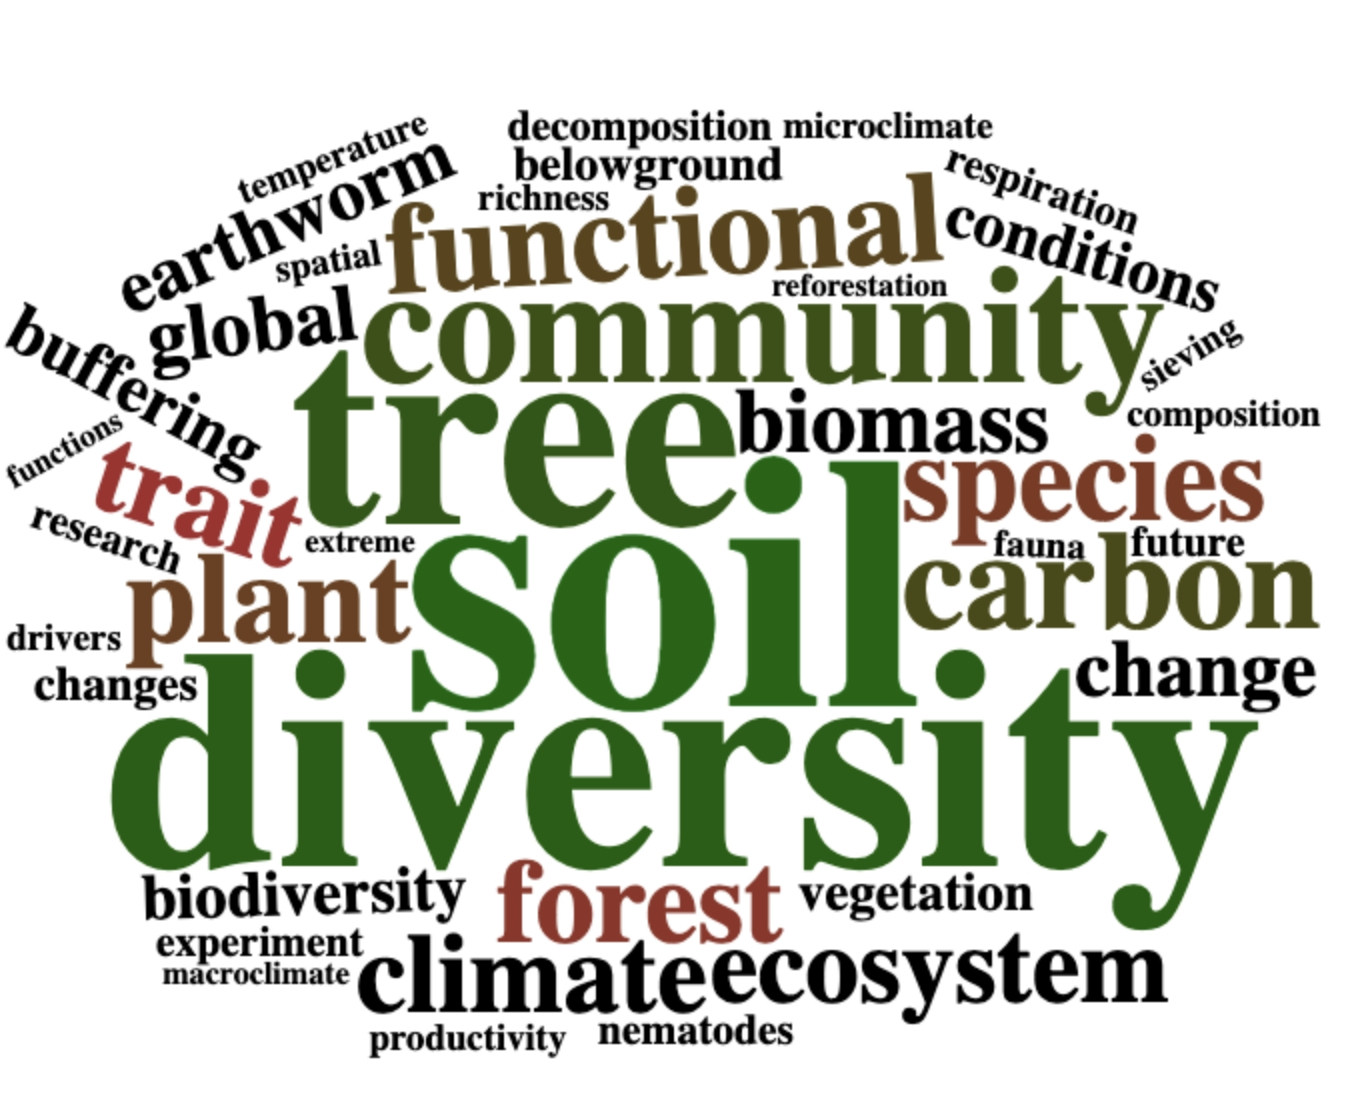

R code for this plot:
library(dplyr)
abstracts = data.frame(
  beugnon.2019 = "Understanding aboveground-belowground linkages and their consequences for ecosystem functioning is a major challenge in soil ecology. It is already well established that soil communities drive essential ecosystem processes, such as nutrient cycling, decomposition, or carbon storage. However, knowledge of how plant diversity affects belowground community structure is limited. Such knowledge can be gained from studying the main plant functional traits that modulate plant community effects on soil fauna. Here, we used a grassland experiment manipulating plant species richness and plant functional diversity to explore the effects of community-level plant traits on soil meso- and macrofauna and the trophic structure of soil fauna by differentiating predators and prey. The functional composition of plant communities was described by six plant traits related to spatial and temporal resource use: plant height, leaf area, rooting depth, root length density, growth start, and flowering start. Community-Weighted Means (CWMs), Functional Dissimilarity (FDis), and Functional Richness (FRic) were calculated for each trait. Community-level plant traits better explained variability in soil fauna than did plant species richness. Notably, each soil fauna group was affected by a unique set of plant traits. Moreover, the identity of plant traits (CWM) explained more variance of soil fauna groups than trait diversity. The abundances of soil fauna at the lower trophic levels were better explained by community-level plant traits than higher trophic levels soil fauna groups. Taken together, our results highlight the importance of the identity of different plant functional traits in driving the diversity and trophic structure of soil food communities.",
  beugnon.2021.ISMEComms = "Microbial respiration is critical for soil carbon balance and ecosystem functioning. Previous studies suggest that plant diversity influences soil microbial communities and their respiration. Yet, the linkages between tree diversity, microbial biomass, microbial diversity, and microbial functioning have rarely been explored. In this study, we measured two microbial functions (microbial physiological potential, and microbial respiration), together with microbial biomass, microbial taxonomic and functional profiles, and soil chemical properties in a tree diversity experiment in South China, to disentangle how tree diversity affects microbial respiration through the modifications of the microbial community. Our analyses show a significant positive effect of tree diversity on microbial biomass (+25% from monocultures to 24-species plots), bacterial diversity (+12%), and physiological potential (+12%). In addition, microbial biomass and physiological potential, but not microbial diversity, were identified as the key drivers of microbial respiration. Although soil chemical properties strongly modulated soil microbial community, tree diversity increased soil microbial respiration by increasing microbial biomass rather than changing microbial taxonomic or functional diversity. Overall, our findings suggest a prevalence of microbial biomass over diversity in controlling soil carbon dynamics.",
  beugnon.2021.JSAE = "Climate change is one of the most pressing threats to humanity, inducing a global increase in temperatures and more frequent extreme climatic events. Considering this, global reforestation initiatives are proposed to capture carbon and mitigate climate change. Global restoration and reforestation programs and their targets have inspired both unparalleled enthusiasm worldwide and intense scientific criticism and debate regarding their feasibility and implementation. We agree that global reforestation forecasting and efforts require a nuanced discussion and approach. In that vein, we would like to emphasize the potential of increasing existing forest diversity to enhance climate change mitigation by increasing aboveground and belowground carbon storage. Moreover, we argue that focusing on planting diverse forests in reforestation efforts can help to reduce climate change effects on ecosystems: first, by increasing resistance and resilience to extreme climatic events, and second, by buffering microclimatic conditions in natural and urban areas. Diversifying forests plantations and reforestation projects may not always be feasible and cannot solve the climate crisis by itself. However, we highlight that a focus on diverse forests could maximize the benefits of reforestation programs by promoting sustainable land management.",
  cesarz.2021 = "Nematodes are increasingly used as powerful bioindicators of soil food web composition and functioning in ecological studies. Todays’ ecological research aims to investigate not only local relationships but global patterns, which requires consistent methodology across locations. Thus, a common and easy extraction protocol of soil nematodes is needed. In this study, we present a detailed protocol of the Baermann-funnel method and highlight how different soil pre-treatments and equipment (soil type, soil height, sieving, and filter type) can affect extraction efficiency and community composition by using natural nematode communities. We found that highest nematode extraction efficiency was achieved using lowest soil height as indicated by the thickness of the soil sample in the extractor (1, 2, or 4 cm soil height) in combination with soil sieving (instead of no sieving), and by using milk filters (instead of paper towels). PCA at the family level revealed that different pre-treatments significantly affected nematode community composition. Increasing the height of the soil sample by adding more soil increased the proportion of larger-sized nematodes likely because those are able to overcome long distances but selected against small nematodes. Sieving is suggested to break up soil aggregates and, therefore, facilitate moving in general. Interestingly, sieving did not negatively affect larger nematodes that are supposed to have a higher probability of getting bruised during sieving but, even if not significant, tended to yield more extracted nematodes than no sieving. We therefore recommend to use small heights of sieved soil with milk filter to extract free-living soil nematodes with the Baermann-funnel method. The present study shows that variations in the extraction protocol can alter the total density and community composition of extracted nematodes and provides recommendations for an efficient and standardized approach in future studies. Having a simple, cheap, and standardized extraction protocol can facilitate the assessment of soil biodiversity in global contexts.",
  phillips.2021 = "Earthworms are an important soil taxon as ecosystem engineers, providing a variety of crucial ecosystem functions and services. Little is known about their diversity and distribution at large spatial scales, despite the availability of considerable amounts of local-scale data. Earthworm diversity data, obtained from the primary literature or provided directly by authors, were collated with information on site locations, including coordinates, habitat cover, and soil properties. Datasets were required, at a minimum, to include abundance or biomass of earthworms at a site. Where possible, site-level species lists were included, as well as the abundance and biomass of individual species and ecological groups. This global dataset contains 10,840 sites, with 184 species, from 60 countries and all continents except Antarctica. The data were obtained from 182 published articles, published between 1973 and 2017, and 17 unpublished datasets. Amalgamating data into a single global database will assist researchers in investigating and answering a wide variety of pressing questions, for example, jointly assessing aboveground and belowground biodiversity distributions and drivers of biodiversity change.",
  singavarapu.2021 = "There is limited knowledge on how the association of trees with different mycorrhizal types shapes soil microbial communities in the context of changing tree diversity levels. We used arbuscular (AM) and ectomycorrhizal (EcM) tree species as con- and heterospecific tree species pairs (TSPs), which were established in plots of three tree diversity levels including monocultures, two-species mixtures, and multi-tree species mixtures in a tree diversity experiment in subtropical China. We found that the tree mycorrhizal type had a significant effect on fungal but not bacterial alpha diversity. Furthermore, only EcM but not AM TSPs fungal alpha diversity increased with tree diversity, and the differences between AM and EcM TSPs disappeared in multi-species mixtures. Tree mycorrhizal type, tree diversity and their interaction had significant effects on fungal community composition. Neither fungi nor bacteria showed any significant compositional variation in TSPs located in multi-species mixtures. Accordingly, the most influential taxa driving the tree mycorrhizal differences at low tree diversity were not significant in multi-tree species mixtures. Collectively, our results indicate that tree mycorrhizal type is an important factor determining the diversity and community composition of soil microbes, and higher tree diversity levels promote convergence of the soil microbial communities.",
  thouvenot.2021 = "As ecosystem engineers, invasive earthworms are one of the main drivers of plant community changes in North American forests previously devoid of earthworms. One explanation for these community changes is the effects of earthworms on the reproduction, recruitment, and development of plant species. However, few studies have investigated functional trait responses of native plants to earthworm invasion to explain the mechanisms underlying community changes. In a mesocosm (Ecotron) experiment, we set up a plant community composed of two herb and two grass species commonly found in northern North American forests under two earthworm treatments (presence vs. absence). We measured earthworm effects on above- and belowground plant biomass and functional traits after 3 months of experiment. Our results showed that earthworm presence did not significantly affect plant community biomass and cover. Furthermore, only four out of the fifteen above- and belowground traits measured were affected by earthworm presence. While some traits, such as the production of ramets, the carbon and nitrogen content of leaves, responded similarly between and within functional groups in the presence or absence of earthworms, we observed opposite responses for other traits, such as height, specific leaf area, and root length within some functional groups in the presence of earthworms. Plant trait responses were thus species-specific, although the two grass species showed a more pronounced response to earthworm presence with changes in their leaf traits than herb species. Overall, earthworms affected some functional traits related to resource uptake abilities of plants and thus could change plant competition outcomes over time, which could be an explanation of plant community changes observed in invaded ecosystems.",
  thesis = "The loss of biodiversity is affecting all ecosystems on Earth, one of the greatest threats to biodiversity being climate change. Forests have been highlighted for the potential to mitigate climate change by storing carbon above- and belowground in soils. In this thesis, I studied the effects of tree diversity on carbon cycling in subtropical Chinese forests. I aimed to explore the mechanisms behind tree diversity effects on carbon cycling by focusing on microbial-based processes and the consequences of tree diversity-induced spatial heterogeneity. First, my colleagues and I tested the effects of tree diversity on litterfall spatial patterns and the consequences for litter decomposition and quantified the importance of microbial community in decomposition processes. Second, we explored the effects of tree diversity on relationships between soil microbial facets and soil microbial functions. Third, we tested the effects of tree diversity on soil microbial biomass and carbon concentrations, and their mediation by biotic and abiotic conditions. Finally, we explored the consequences of diversifying forests for re-/afforestation initiatives and plantations to reduce atmospheric carbon levels, and the benefits of diversity for mitigating the effects of climate change on ecosystems and human well-being. We highlighted the positive effects of tree diversity on tree productivity. By increasing the amount and diversity of litterfall, tree diversity increased litter decomposition and subsequently the assimilation of tree products into the forest soils. Our investigation has shown the key role of microbial communities for forests carbon dynamics by carrying out litter decomposition, soil heterotrophic respiration, and soil carbon stabilization. Most notably, tree diversity effects on soil microbial respiration were mainly mediated by soil microbial biomass rather than soil microbial community taxonomic or functional diversity. The effects of tree diversity on microbial biomass were mediated by biotic and abiotic conditions. Taken together, we revealed the importance of considering space to understand biodiversity-ecosystem functioning relationships. Finally, we argued that tree diversity is a promising avenue to maximize the potential of re-/afforestation projects to mitigate increasing atmospheric carbon. Moreover, we highlighted that diversifying forests in re-/afforestation initiatives can help to reduce climate change effects on ecosystems: first, by increasing resistance and resilience to extreme climatic events, and second, by buffering microclimatic conditions in natural and urban areas. My investigation highlighted that tree diversity effects on ecosystem functioning could be explained by both mass and diversity effects on higher trophic levels and their functions. In addition, I highlighted the key role of tree diversity-induced spatial heterogeneity and the need to consider space and time in further research. Moreover, these results need to be combined with practitioner constraints to enable feasible restoration projects.",
  schnabel.2022 = "Global macroclimate warming is increasing the frequency and intensity of extreme climate events1. Forests may buffer such extreme events via creating their own microclimate below their canopy via cooling hot and insulating against cold macroclimate temperatures2,3. This temperature buffering may maintain forest diversity by maintaining  a diverse tree regeneration, providing microclimate refugia for cold-affinity species4–6. Forest temperature buffering is hence important for tree diversity, but the control of tree diversity on temperature buffering is largely unexplored. Here, we show that tree species richness consistently increases forest temperature buffering across daily, monthly and annual scales over six years in a large-scale forest diversity experiment featuring a species richness gradient of 1 to 24 tree species. We found that species richness strengthened the two principal components of forest temperature buffering2,7: the cooling of hot and the insulation against cold macroclimate temperatures. This diversity effect was mediated by vegetation density, canopy layering and leaf phenological asynchrony, properties that were formerly shown to be influenced by tree species richness8–12. Our results demonstrate that diverse forests buffer macroclimate fluctuations stronger than species-poor or monospecific forests. Safeguarding and planting diverse forests13 may enable a diversity-maintains-diversity feedback loop via promoting the temperature buffering function of forests.",
  how.to.decompose = "With this workshop, we aim to identify the current and future needs and challenges for decomposition experiments in terrestrial ecosystems and address explicitly the persisting conundrums in decomposition and how experiments are done as well as which measurements are needed. For instance, we will address the relative importance of decomposition drivers at various spatial and temporal scales, how to determine litter quality, the role of biodiversity, and the relative amount of mineralized versus sequestered carbon. To solve these current methodological challenges, we first aim to summarize the current methods, their advantages, inconveniences, implications, as well as main pitfalls. Second, we will develop a set of methods for terrestrial ecosystems that can be used worldwide together with methodological improvements to deal with the main pitfalls. This work will yield a viewpoint paper to be submitted to New Phytologist and an open-access handbook summarizing these findings and methods. These products will be of broad scientific interest, will help reconcile previous inconsistencies, and guide future ecosystem monitoring approaches.", 
  soil.div.temp = "The frequency and intensity of extreme climatic events, such as heatwaves and droughts, are increasing with global warming, threatening humanity and other life on Earth. For example, belowground communities and functions are highly sensitive to changes in microclimatic conditions (e.g., temperature and humidity, Gottschall et al., 2019; Cesarz et al., 2020). Yet, vegetation has shown its potential to mitigate external macroclimatic fluctuations by means of buffering processes, assuring smooth transitions between macro- and microclimatic conditions (de Frenne et al., 2019, 2021). Moreover, higher vegetation diversity has been shown to increase primary productivity and the length of the vegetation period (Huang et al., 2017, 2018; Sapijanskas et al., 2014). Therefore, vegetation diversity is expected to increase the macroclimate buffering effect and thus protect belowground communities and functions from dramatic external climatic changes (Gottschall et al., 2019). Here, we propose to quantify the effect of vegetation cover on climatic buffering across ecosystems and seasons using the SoilTemp database and remote-sensing measurements (e.g., NDVI, spectral diversity) as proxies of vegetation diversity. In addition, we propose to quantify the effect of vegetation diversity on climatic buffering across ecosystems across the globe using the SoilTemp database and associated vegetation surveys. In particular, we here aim to understand the mechanisms behind climate buffering of vegetation diversity by investigating the roles of primary productivity and vegetations' spatial and temporal complementarity.", 
  eisenhauer.2022 = "Global change is affecting soil biodiversity and functioning across all terrestrial ecosystems. Still, much is unknown about how soil biodiversity and function will change in the future in response to simultaneous alterations in climate and land use, as well as other environmental drivers. It is crucial to understand the direct, indirect and interactive effects of global change drivers on soil communities and ecosystems across environmental contexts, not only today but also in the near future. This is particularly relevant for international efforts to tackle climate change like the Paris Agreement, and considering the failure to achieve the 2020 biodiversity targets, especially the target of halting soil degradation. Here, we outline the main frontiers related to soil ecology that were presented and discussed at the thematic sessions of the World Biodiversity Forum 2022in Davos, Switzerland. We highlight multiple frontiers of knowledge associated with data integration, causal inference, soil biodiversity and function scenarios, critical soil biodiversity facets, underrepresented drivers, global collaboration, knowledge application and transdisciplinarity, as well as policy and public communication. These identified research priorities are not only of immediate interest to the scientific community but may also be considered in research priority programmes and calls for funding.",
  beugnon.suennamann.2022 = "Ecology is by definition an aggregation of life science disciplines, with tools regularly drawn from other disciplines such as mathematics, engineering or chemistry. When researchers integrate these other disciplines into their research framework, rather than just using their tools, the story becomes interdisciplinary! At a time when funding agencies keep calling for more interdisciplinary and transdisciplinary in research by linking research to the stakeholders, we need to take a closer look at what this means for researchers and their work. What can we learn and gain from it? What are the main limitations and drawbacks? In this project, we aim to describe and understand what transdisciplinary research means in practice by conducting a series of short interviews with researchers at the interface between ecology and other disciplines such as mathematics, physics, medicine, citizen science, social science, philosophy or politics.",
  beugnon.2022 = "Forests are critical ecosystems to understand the global carbon budget, due to their carbon sequestration potential in both above- and belowground compartments, especially in species-rich forests. Soil carbon sequestration is strongly linked to soil microbial communities, and this link is mediated by the tree community, likely due to modifications of micro-environmental conditions (i.e., biotic conditions, soil properties, and microclimate). We studied soil carbon concentration and the soil microbial biomass of 180 local neighborhoods along a gradient of tree species richness ranging from 1 to 16 tree species per plot in a Chinese subtropical forest experiment (BEF-China). Tree productivity and different tree functional traits were measured at the neighborhood level. We tested the effects of tree productivity, functional trait identity and dissimilarity on soil carbon concentrations, and their mediation by the soil microbial biomass and micro-environmental conditions. Our analyses showed a strong positive correlation between soil microbial biomass and soil carbon concentrations. Besides, soil carbon concentration increased with tree productivity and tree root diameter while it decreased with litterfall C:N content. Moreover, tree productivity and tree functional traits (e.g. root fungal association and litterfall C:N ratio) modulated micro-environmental conditions with substantial consequences for soil microbial biomass. We also showed that soil history and topography should be considered in future experiments and tree plantations, as soil carbon concentrations were higher where historical (i.e., at the beginning of the experiment) carbon concentrations were high, themselves being strongly affected by the topography. Altogether, these results imply that the quantification of the different soil carbon pools is critical for understanding microbial community–soil carbon stock relationships and their dependence on tree diversity and micro-environmental conditions.",
  eisenhauer.et.al.2023 = 'Ever-growing human population and nutritional demands, supply chain disruptions, and advancing climate change have led to the realization that changes in diversity and system performance are intimately linked. Moreover, diversity and system performance depend on heterogeneity. Mitigating changes in system performance and promoting sustainable living conditions requires transformative decisions. Here, we introduce the heterogeneity-diversity-system performance (HDP) nexus as the conceptual basis upon which to formulate transformative decisions. We suggest that managing the heterogeneity of systems will best allow diversity to provide multiple benefits to people. Based on ecological theory, we pose that the HDP nexus is broadly applicable across systems, disciplines, and sectors, and should thus be considered in future decision making as a way to have a more sustainable global future.',
  lutrat.et.al.2023 = 'Chemical control of disease vectoring mosquitoes Aedes albopictus and Aedes aegypti is costly, unsustainable, and increasingly ineffective due to the spread of insecticide resistance. The Sterile Insect Technique is a valuable alternative but is limited by slow, error-prone, and wasteful sex-separation methods. Here, we present four Genetic Sexing Strains (two for each Aedes species) based on fluorescence markers linked to the m and M sex loci, allowing for the isolation of transgenic males. Furthermore, we demonstrate how combining these sexing strains enables the production of non-transgenic males. In a mass-rearing facility, 100,000 first instar male larvae could be sorted in under 1.5h with an estimated 0.01–0.1% female contamination on a single machine. Cost-efficiency analyses revealed that using these strains could result in important savings while setting up and running a mass-rearing facility. Altogether, these Genetic Sexing Strains should enable a major upscaling in control programmes against these important vectors'
  ) %>%
  stringr::str_replace_all(., 'communities', 'community') %>%
  stringr::str_replace_all(., 'earthworms', 'earthworm') %>%
  stringr::str_replace_all(., 'traits', 'trait') %>%
  stringr::str_replace_all(., 'invasive', 'invasion') %>%
  stringr::str_replace_all(., 'cwms', 'CWM') %>%
  stringr::str_replace_all(., 'cwm', 'CWM') %>%
  stringr::str_replace_all(., 'traits', 'trait') %>%
  stringr::str_replace_all(., 'forests', 'forest') %>%
  stringr::str_replace_all(., 'ecosystems', 'ecosystem') %>%
  stringr::str_replace_all(., 'leaves', 'leaf') %>%
  stringr::str_replace_all(., 'traits', 'trait') %>%
  stringr::str_replace_all(., 'climatic', 'climate') %>%
  stringr::str_replace_all(., 'cycling', 'cycle') %>%
  stringr::str_replace_all(., 'functioning', 'functional')
  



list.stop = c('affect', 'effects', 'using', 'presence', 'height', 
              'significant', "two", 'affected', 'levels', 'can', 'groups',
              'one', 'two', 'three', 'four', 'five', 'six', 'highlighted',
              'explained', 'increasing','results', 'well', 'across',
              'will', 'different', 'effect', 'events', 'higher', 'moreover', 
              'potential', 'main')

library(tm)

docs <- Corpus(VectorSource(abstracts))
toSpace <- content_transformer(function (x , pattern ) gsub(pattern, " ", x))
docs <- docs %>%
  tm_map(., toSpace, "/") %>%
  tm_map(., toSpace, "@") %>%
  tm_map(., toSpace, "\\|") %>%
  tm_map(., content_transformer(tolower)) %>%
  tm_map(., removeNumbers) %>%
  tm_map(., removeWords, stopwords("english")) %>%
  tm_map(., removeWords, list.stop) %>%
  tm_map(., removePunctuation) %>%
  tm_map(., stripWhitespace)


dtm <- TermDocumentMatrix(docs)
m <- as.matrix(dtm)
v <- sort(rowSums(m),decreasing=TRUE)
d <- data.frame(word = names(v),freq=v)
head(d, 10)

d = d[d$freq>5,]

col.pal = colorRampPalette(colors = c('Darkgreen', 'brown'))

library(wordcloud)
wordcloud(words = d$word,freq = d$freq,
           color = col.pal(10))
library(wordcloud2)
wordcloud2(data = d, 
           size = 1, 
           color = col.pal(10))
